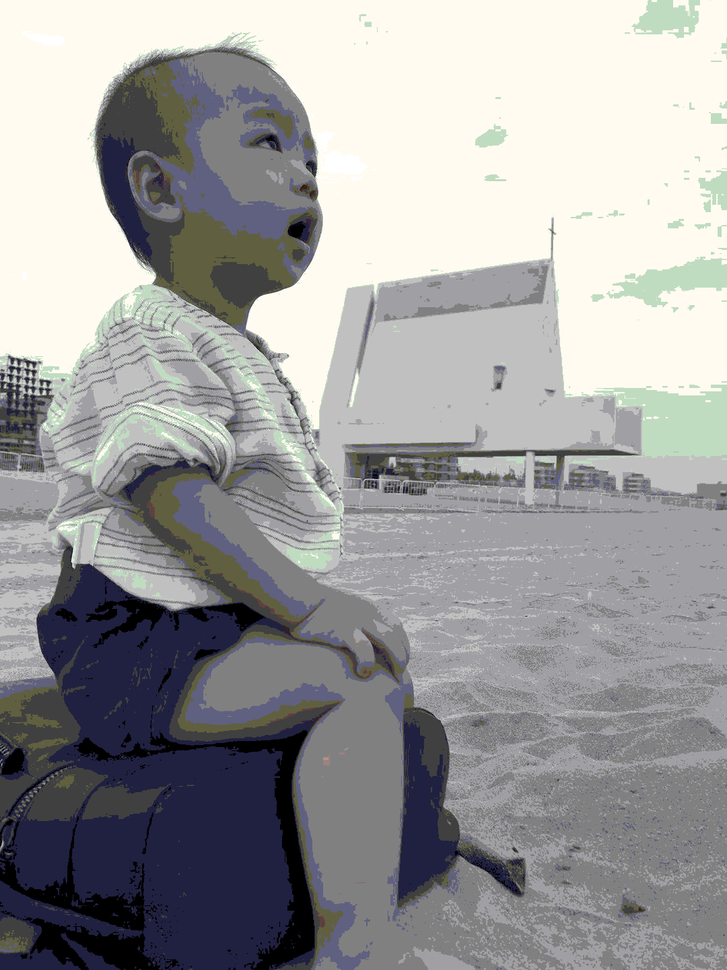
#> input picture day12/code/256.bmp, 727 x 970 px, shrunk from 1080 x 1440 before the run
$ python '2.SVD图像压缩与还原.py'
#> lines starting #> are read from the running program, lines starting #| are printed output that depends on the picture
# -*- coding: utf-8 -*-
"""
===============================================================================
SVD图像压缩与还原（模拟大模型微调）

功能描述:
    利用奇异值分解 (SVD, Singular Value Decomposition) 技术对图像进行
    有损压缩与还原演示。通过保留前 k 个最大的奇异值，丢弃较小的奇异值，
    在大幅减少数据存储量的同时，尽可能保留图像的主要视觉特征。

核心数学原理:
    1. 奇异值分解 (SVD):
       对于任意实数矩阵 A (m x n)，可以分解为: A = U * Σ * V^T
       - U (左奇异向量): m x m 正交矩阵，代表行空间的特征。
       - Σ (奇异值矩阵): m x n 对角矩阵，对角线元素为奇异值 (σ₁ ≥ σ₂ ≥ ... ≥ 0)。
       - V^T (右奇异向量转置): n x n 正交矩阵，代表列空间的特征。

    2. 低秩近似 (Low-Rank Approximation):
       图像的主要能量集中在前几个较大的奇异值上。
       若只保留前 k 个奇异值，构造近似矩阵 A_k = U_k * Σ_k * V_k^T，
       则 A_k 是在秩为 k 的矩阵中，与原矩阵 A 误差最小 (Frobenius 范数意义下) 的最优近似。

    3. 压缩比:
       原始存储量: m * n
       压缩后存储量: k * (m + n + 1)
       当 k << min(m, n) 时，实现显著压缩。

执行流程:
    1. [加载图像] 读取本地图片文件，转换为 NumPy 数组。
    2. [预处理] 若为彩色图片 (RGB)，拆分为 R, G, B 三个通道矩阵分别处理。
    3. [SVD 分解] 对每个通道矩阵进行奇异值分解，得到 U, S, V^T。
    4. [压缩还原]
       - 设定不同的 k 值 (如 5, 50, 500)。
       - 截断奇异值数组，仅保留前 k 个。
       - 重构矩阵: A_reconstructed = U * S_truncated * V^T。
    5. [结果展示]
       - 合并通道 (如果是彩色图)。
       - 使用 Matplotlib 对比显示原图与不同 k 值下的还原图。
       - 计算并打印均方误差 (MSE) 以量化还原质量。

依赖说明:
    - numpy: 矩阵运算
    - scipy.linalg: 高效 SVD 算法
    - PIL: 图像加载
    - matplotlib: 图像可视化

注意:
    - 请确保当前目录下存在名为 '256.bmp' 的图片，或修改代码中的路径。
    - k 值越大，图像越清晰，但压缩率越低；k 值越小，图像越模糊，压缩率越高。
===============================================================================
"""

import numpy as np
from scipy.linalg import svd
from PIL import Image
import matplotlib.pyplot as plt

def reconstruct_image_from_svd(U, s, Vt, k, original_shape):
    """
    利用前 k 个奇异值重构图像矩阵

    参数:
        U: 左奇异向量矩阵 (m x m 或 m x k)
        s: 奇异值数组 (长度为 min(m, n))
        Vt: 右奇异向量矩阵的转置 (n x n 或 k x n)
        k: 保留的奇异值个数
        original_shape: 原始矩阵形状，用于调试参考

    返回:
        reconstructed_matrix: 重构后的矩阵
    """
    # 1. 截断奇异值：创建一个全零数组，只填入前 k 个最大的奇异值
    # 这一步相当于将对角矩阵 Σ 中 k 之后的元素置为 0
    s_truncated = np.zeros_like(s)
    s_truncated[:k] = s[:k]

    # 2. 构建对角矩阵 Σ_k
    # np.diag(s_truncated) 会生成一个方阵，对角线为 s_truncated
    Sigma_k = np.diag(s_truncated)

    # 3. 矩阵乘法重构: A_k = U * Σ_k * V^T
    # 注意：由于 s_truncated 后面是 0，实际上只需要计算 U 的前 k 列和 V^T 的前 k 行
    # 但为了逻辑清晰，这里直接进行完整矩阵乘法 (scipy 的 svd 返回的是紧凑模式或全模式)
    reconstructed_matrix = np.dot(U, np.dot(Sigma_k, Vt))

    return reconstructed_matrix

def process_channel_and_show(channel_data, k_values, title_prefix):
    """
    对单个通道 (或灰度图) 进行 SVD 处理并展示不同 k 值的效果
    """
    # 进行奇异值分解
    # full_matrices=False 返回紧凑模式，节省内存且计算更快
    U, s, Vt = svd(channel_data, full_matrices=False)

    print(f"\n{title_prefix} 通道 SVD 分解完成:")
    print(f"  - 原始形状: {channel_data.shape}")
    print(f"  - 奇异值个数: {len(s)}")
    print(f"  - 前 5 个奇异值: {s[:5]}")

    # 创建画布用于对比展示
    n_plots = len(k_values) + 1 # 原图 + k 个还原图
    fig_height = 6
    fig, axes = plt.subplots(1, n_plots, figsize=(15, fig_height))

    # 显示原图
    if n_plots == 1:
        ax = axes
    else:
        ax = axes[0]
    ax.imshow(channel_data, cmap='gray', interpolation='nearest')
    ax.set_title("Original")
    ax.axis('off')

    # 循环处理不同的 k 值
    for i, k in enumerate(k_values):
        # 限制 k 不超过最大奇异值数量
        actual_k = min(k, len(s))

        # 重构图像
        reconstructed = reconstruct_image_from_svd(U, s, Vt, actual_k, channel_data.shape)

        # 确保数据范围在 0-255 之间，并转换为 uint8 格式以便显示
        # 截断操作可能会引入极小的浮点误差导致超出范围
        reconstructed = np.clip(reconstructed, 0, 255).astype(np.uint8)

        # 计算误差 (均方误差 MSE)
        mse = np.mean((channel_data - reconstructed) ** 2)

        # 绘图
        ax_idx = i + 1
        if n_plots == 1:
            ax = axes # 这种情况理论上不会发生，因为 k_values 至少有 1 个
        else:
            ax = axes[ax_idx]

        ax.imshow(reconstructed, cmap='gray', interpolation='nearest')
        ax.set_title(f"k={actual_k}\nMSE: {mse:.2f}")
        ax.axis('off')

        print(f"  - k={actual_k}: 重构完成，MSE = {mse:.2f}")

    plt.tight_layout()
    plt.show()

def main():
    # 配置
    image_path = './256.bmp'
    k_values = [5, 50, 500]  # 设定要测试的奇异值保留个数

    print("="*60)
    print("开始 SVD 图像压缩与还原演示")
    print("="*60)

    try:
        # 1. 加载图像
        image = Image.open(image_path)
#> image is the input picture: PIL image 727x970 RGB; mean R, G, B 155.9, 155.8, 156.3
        print(f"成功加载图像: {image_path}, 模式: {image.mode}, 尺寸: {image.size}")
#| 成功加载图像: ./256.bmp, 模式: RGB, 尺寸: (727, 970)
    except FileNotFoundError:
        print(f"错误: 未找到文件 '{image_path}'")
        print("提示: 请确保当前目录下存在该图片，或修改代码中的路径。")
        # 创建一个简单的测试图像 (灰度渐变) 以防没有图片
        print("正在生成测试用渐变图像...")
        x = np.linspace(0, 255, 200)
        y = np.linspace(0, 255, 200)
        X, Y = np.meshgrid(x, y)
        A = (X + Y) / 2
        image = Image.fromarray(A.astype(np.uint8))
        image.save(image_path)
        print(f"测试图像已保存为 {image_path}")

    # 转换为 NumPy 数组
    img_array = np.array(image)

    # 2. 判断是灰度图还是彩色图
    if len(img_array.shape) == 2:
        # 灰度图: 直接处理
        print("检测到灰度图像，直接进行 SVD 处理...")
        process_channel_and_show(img_array, k_values, "Gray")

    elif len(img_array.shape) == 3:
        # 彩色图 (RGB): 拆分通道分别处理，然后合并显示
        print("检测到彩色图像 (RGB)，将分通道进行 SVD 处理...")
        h, w, c = img_array.shape
#> h = 970; w = 727; c = 3

        # 准备存放各通道还原结果的列表
        reconstructed_channels = []

        # 为了演示，我们只针对最后一个 k 值 (如 50) 展示合并后的彩色效果
        # 因为分别展示 R,G,B 的对比图太多，这里简化流程：
        # 1. 先展示 R 通道的详细对比 (代表整体效果)
        # 2. 再展示最终合成的彩色对比图

        # --- 步骤 A: 展示红色通道的详细分解过程 (作为示例) ---
        r_channel = img_array[:, :, 0]
        process_channel_and_show(r_channel, k_values, "Red Channel (Example)")
#> in process_channel_and_show, `U, s, Vt = svd(channel_data, full_matrices=False)`:
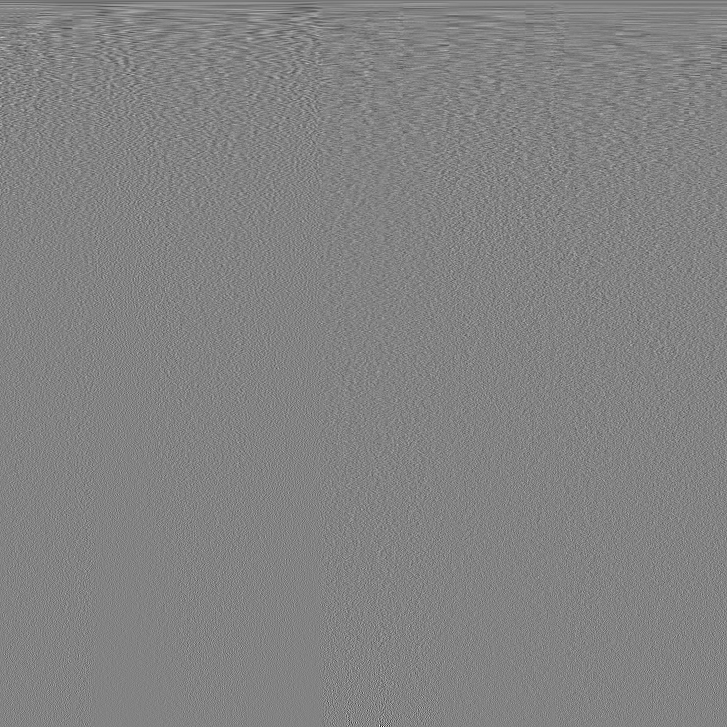
#> Vt: shape (727, 727) float32; min -0.387, max 0.366, mean -4.98e-05; drawn with min black and max white
#> in process_channel_and_show, `U, s, Vt = svd(channel_data, full_matrices=False)`: s = 727 values, max 141520.7 at index 0, min 11.68 at index 726, mean 609.5
#|   - 原始形状: (970, 727)
#|   - 奇异值个数: 727
#|   - 前 5 个奇异值: [141520.67   21998.06   14370.174  10477.169   8686.28 ]
#> the loop in process_channel_and_show, `for i, k in enumerate(k_values):` made 3 passes
#> (actual_k, mse) on passes 1 to 3: (5, 74.5), (50, 35.68), (500, 1.35)
#|   - k=5: 重构完成，MSE = 74.50
#|   - k=50: 重构完成，MSE = 35.68
#|   - k=500: 重构完成，MSE = 1.35
#> pass 1, in reconstruct_image_from_svd, `reconstructed_matrix = np.dot(U, np.dot(Sigma_k, Vt))`:
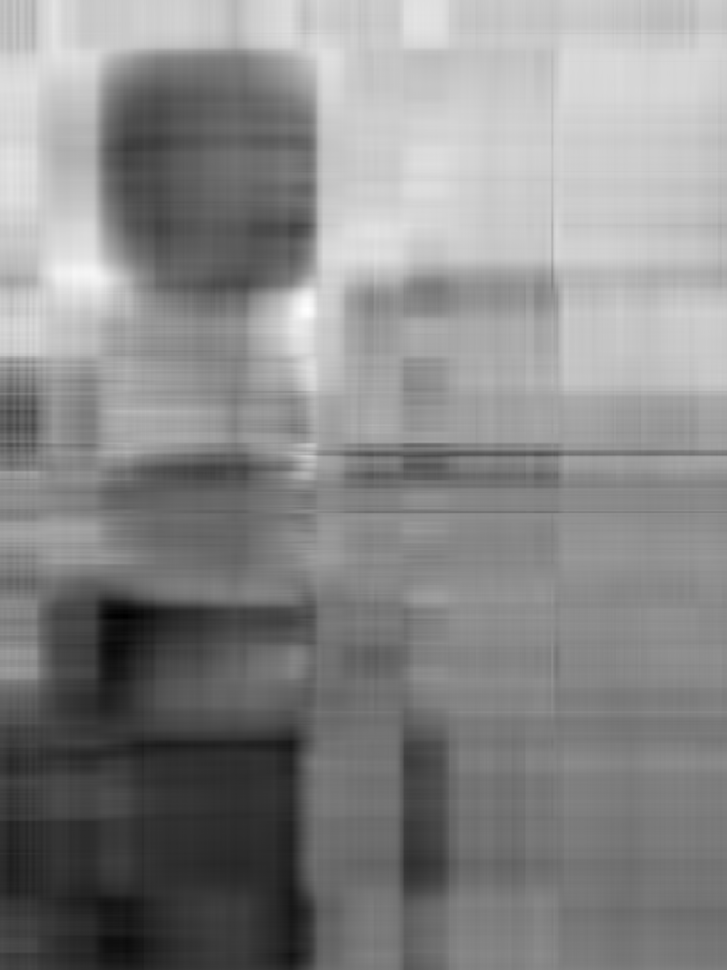
#> reconstructed_matrix: shape (970, 727) float32; min -38.41, max 324.2, mean 155.9; drawn with min black and max white
#> pass 1, in process_channel_and_show, `reconstructed = np.clip(reconstructed, 0, 255).astype(np.uint8)`:
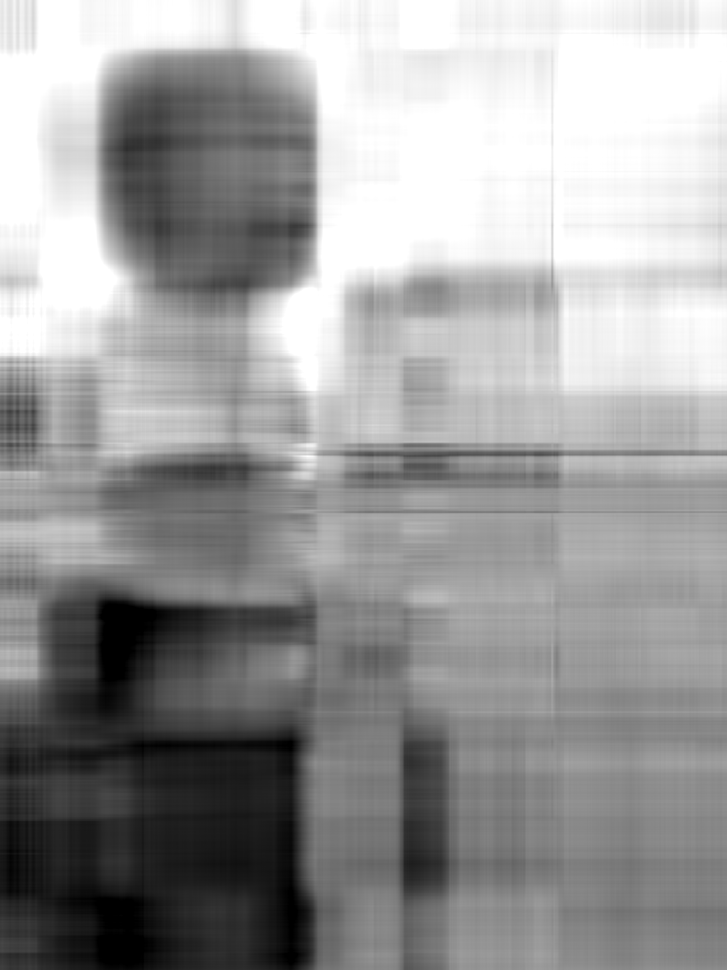
#> reconstructed: shape (970, 727); min 0, max 255, mean 154.5
#> in process_channel_and_show, `plt.show()`:
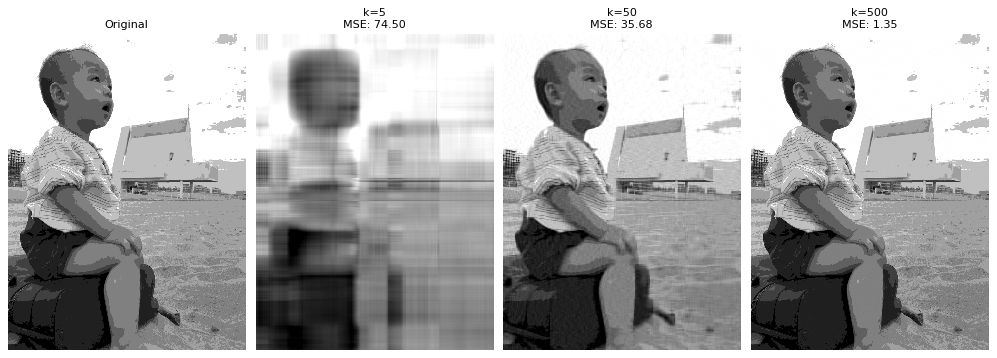
#> figure drawn by matplotlib, 4 panels

        # --- 步骤 B: 对所有通道进行处理并合成彩色图进行对比 ---
        fig, axes = plt.subplots(1, len(k_values) + 1, figsize=(20, 5))
        axes[0].imshow(img_array)
        axes[0].set_title("Original Color")
        axes[0].axis('off')

        for i, k in enumerate(k_values):
            temp_channels = []
            for ch_idx in range(c):
                channel_data = img_array[:, :, ch_idx]
                U, s, Vt = svd(channel_data, full_matrices=False)
                recon_ch = reconstruct_image_from_svd(U, s, Vt, min(k, len(s)), channel_data.shape)
                temp_channels.append(np.clip(recon_ch, 0, 255).astype(np.uint8))

            # 合并通道
            merged_img = np.stack(temp_channels, axis=2)

            ax_idx = i + 1
            axes[ax_idx].imshow(merged_img)
            axes[ax_idx].set_title(f"Reconstructed (k={min(k, len(s))})")
            axes[ax_idx].axis('off')
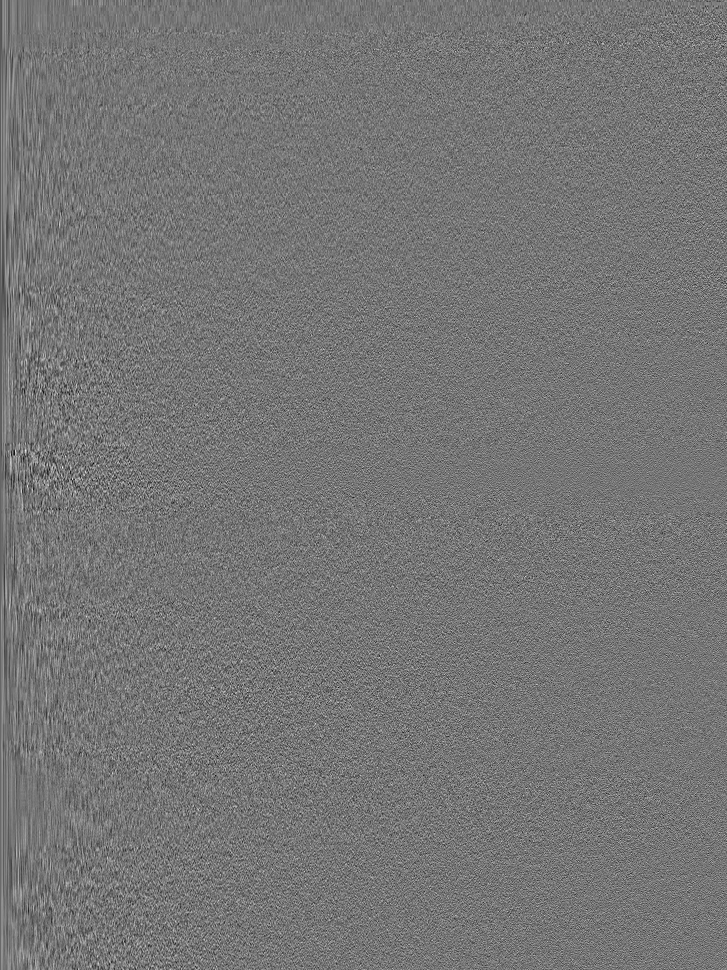
#> U: shape (970, 727) float32; min -0.193, max 0.224, mean -4.45e-05; drawn with min black and max white
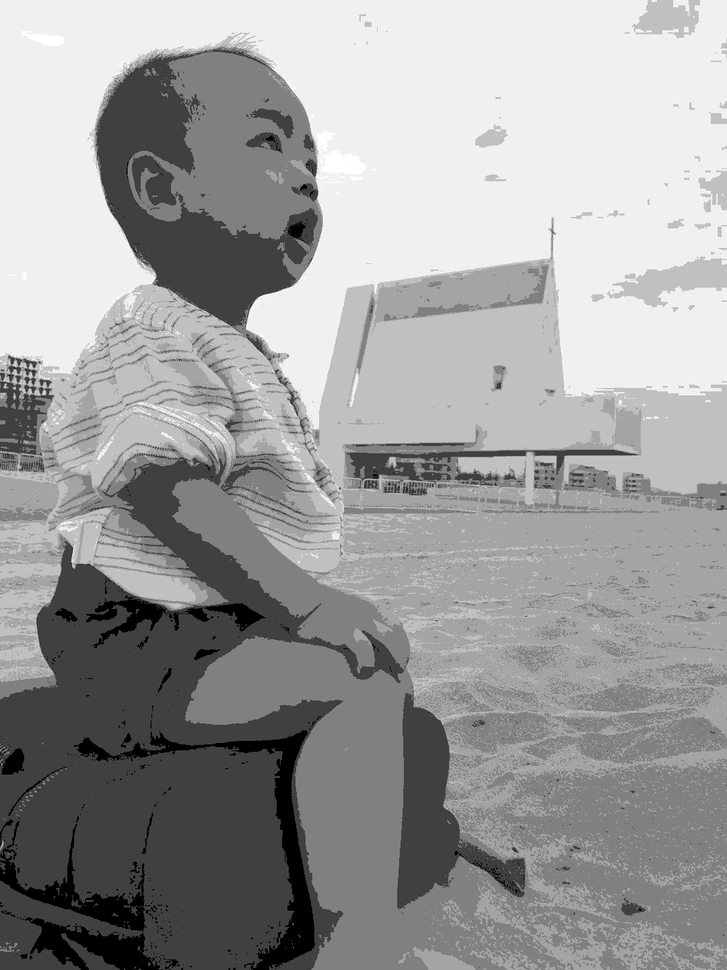
#> channel_data: shape (970, 727); min 0, max 255, mean 156.3

        plt.tight_layout()
        plt.show()
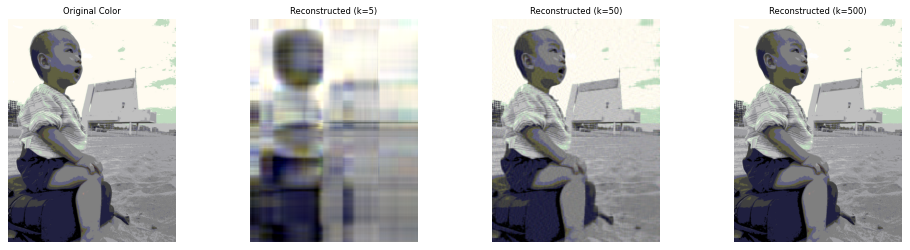
#> figure drawn by matplotlib, 4 panels

    else:
        print("不支持的图像格式。")

if __name__ == "__main__":
    main()
